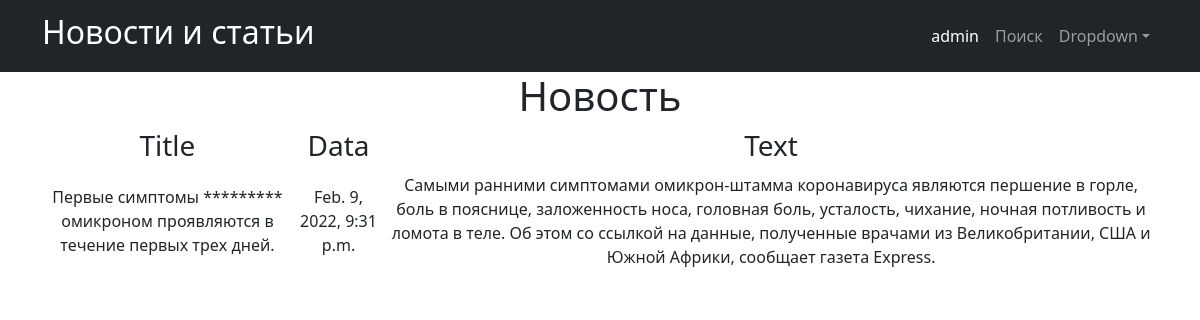
Screenshot of /news/1 with the database file from the repository.
### news_portal/models.py (models this page shows, shortened)
class Post(models.Model):
    PostAuthor = models.ForeignKey(Author, on_delete=models.CASCADE)
    NEWS = 'NW'
    ARTICLE = 'AR'
    CATEGORIES = [
        ('NW', 'Новость'),
        ('AR', 'Статья')
    ]
    categoryType = models.CharField(max_length=2, choices=CATEGORIES)
    pubData = models.DateTimeField('дата добавления', auto_now_add=True)
    postCategory = models.ManyToManyField(Category, through='postCategory')
    postTitle = models.CharField('название публикации', max_length=255)
    postText = models.TextField('текст публикации')
    postRating = models.SmallIntegerField('рейтинг публикации', default=0)

### news_portal/views.py (the view)
# urls.py: path('<int:pk>', PostDetailView.as_view(), name='post_detail'),
class PostDetailView(DetailView):
    template_name = 'post_detail.html'
    queryset = Post.objects.all()

### news_portal/templatetags/censor.py (called while the page is built)
@register.filter(name='censor')
def censor(value):
    text = value.split()
    for word in text:
        if word.lower() in CENSOR:
            value = value.replace(word, '*' * len(word))
    return value

### templates/post_detail.html (shortened to what this page needs)
{% extends 'flatpages/default.html' %}
{% load censor %}
{% block content %}
 <h1>{{ post.get_categoryType_display }}</h1>
<table>
    <thead>
            <th>
                <h3>Title</h3>
            </th>
            <th>
                <h3>Data</h3>
            </th>
            <th>
                <h3>Text</h3>
            </th>
        </thead>
    <td>
        {{ post.postTitle|censor }}
    </td>
    <td>
        {{ post.pubData }}
    </td>
    <td>
        {{ post.postText|censor }}
    </td>
</table>
{% endblock content %}

### rows the page displays
Post: categoryType "Новость", postTitle|censor "Первые симптомы ********* омикроном проявляются в течение первых трех дней.", pubData "Feb. 9, 2022, 9:31 p.m.", postText|censor "Самыми ранними симптомами омикрон-штамма коронавируса являются першение в горле, боль в пояснице, заложенность носа, головная боль, усталость, чихание, ночная потливость и ломота в теле. Об этом со ссылкой на данные, полученные врачами из Великобритании, США и Южной Африки, сообщает газета Express."
